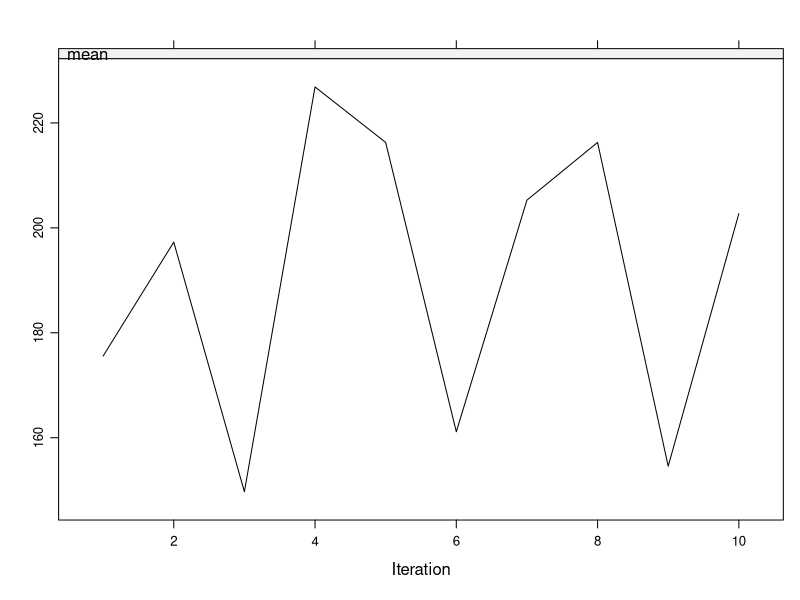
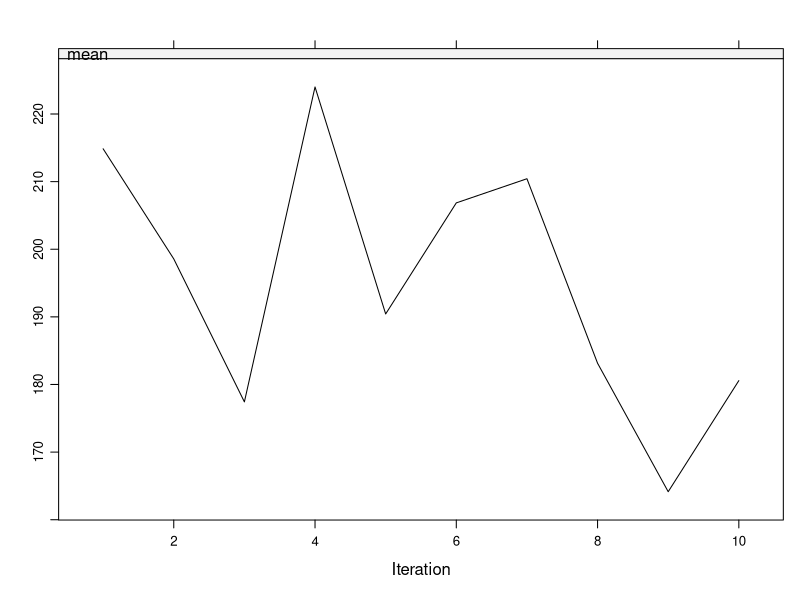
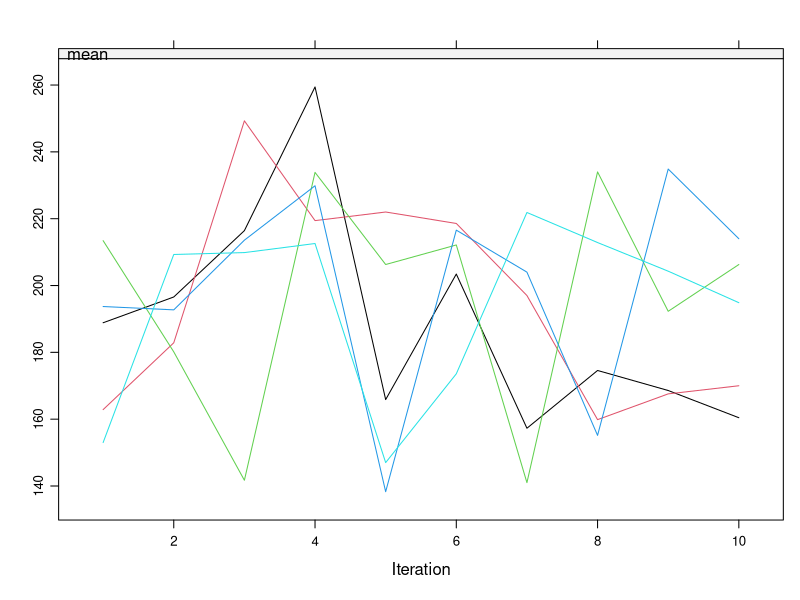
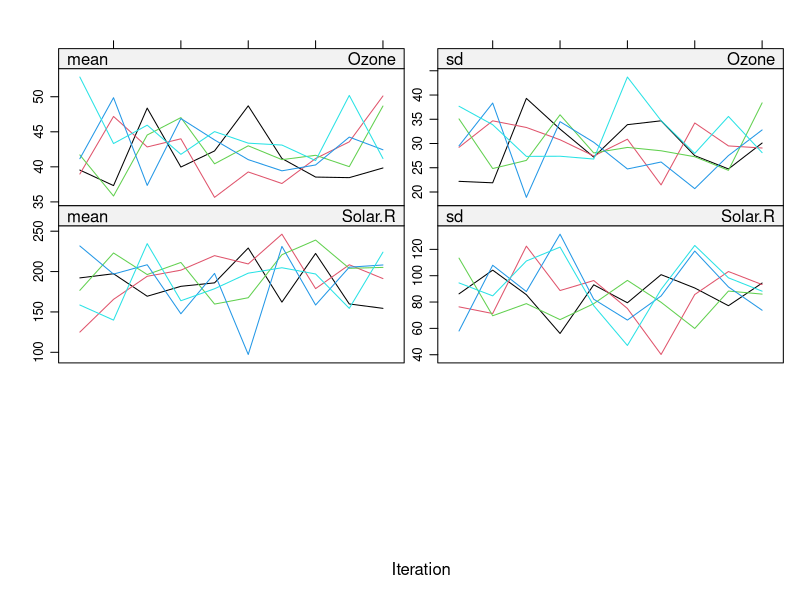
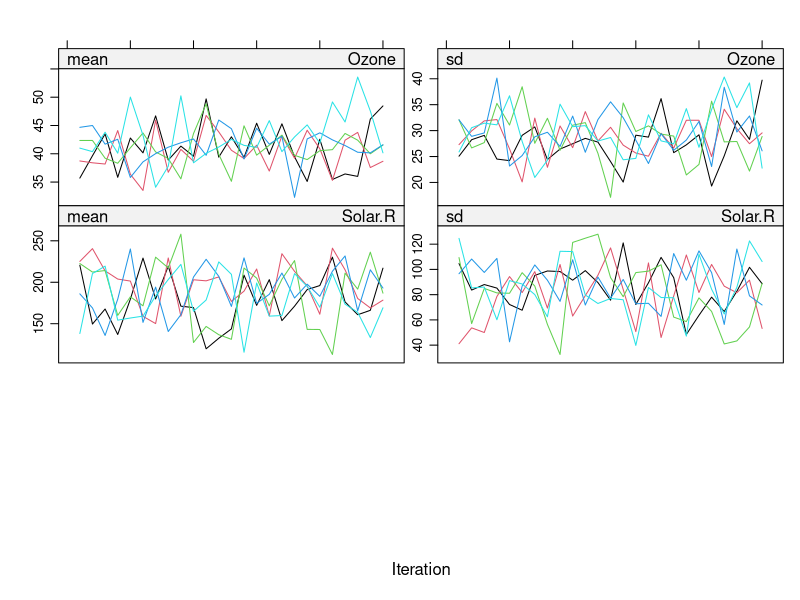
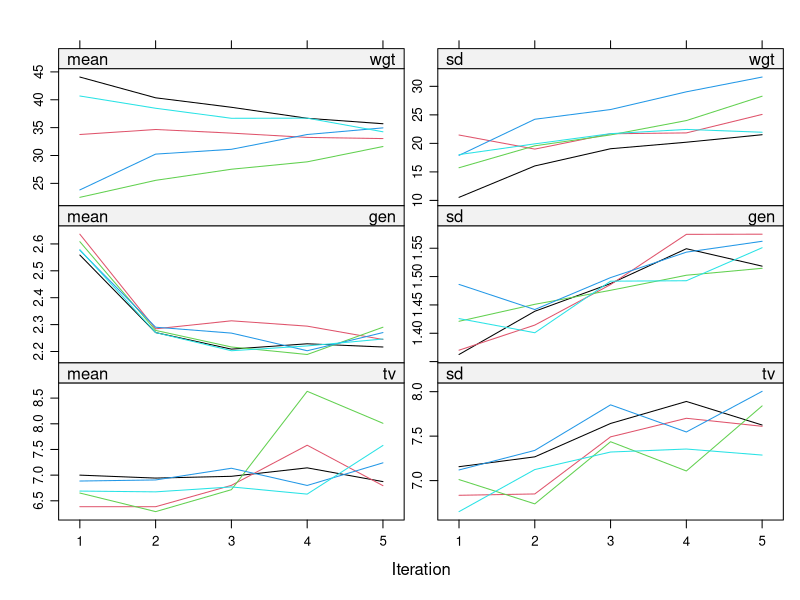
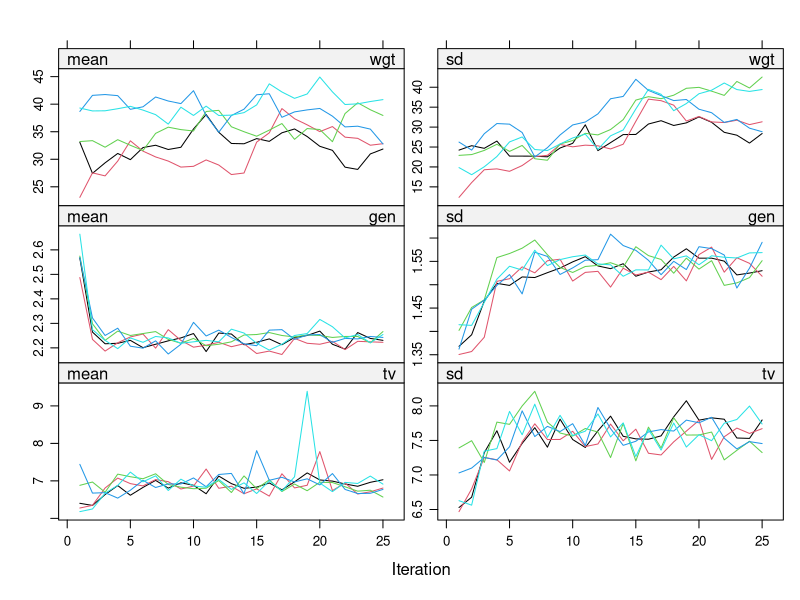
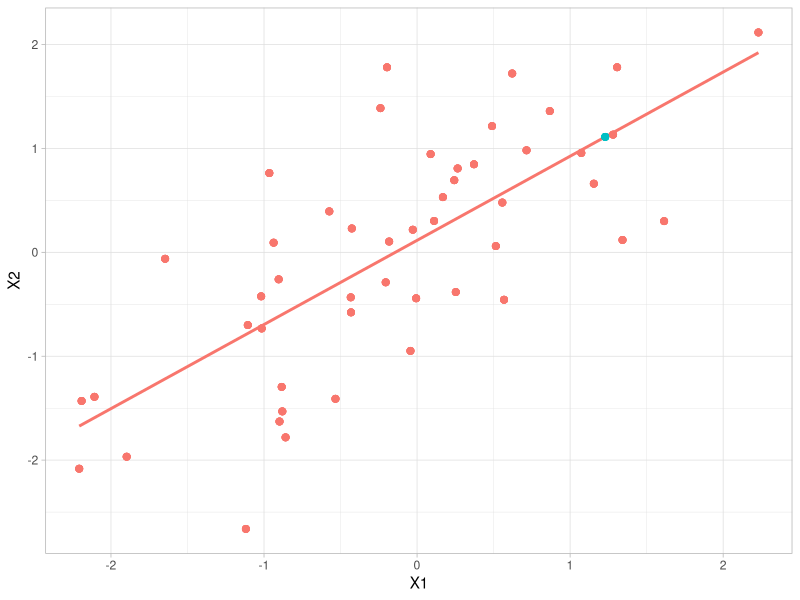

Reproduce these figures in R, in order.
## ---- chunk 1
knitr::opts_chunk$set(echo = TRUE, warning = FALSE, message = FALSE)

library(ggplot2)
library(mice)
library(knitr)
library(kableExtra)
library(dplyr)
theme_set(theme_light())
## ---- chunk 2
set.seed(7876)
imp1 <- mice(airquality, maxit = 10, print = F, m = 1)
plot(imp1, y = "Solar.R", layout = c(1,1))[1]

## ---- chunk 3
set.seed(462)
imp2 <- mice(airquality, maxit = 10, print = F, m = 1)
plot(imp2, y = "Solar.R", layout = c(1,1))[1]

## ---- chunk 4
set.seed(462)
imp2 <- mice(airquality, maxit = 10, print = F, m = 5)
plot(imp2, y = "Solar.R", layout = c(1,1))[1]

## ---- chunk 5
imp <- mice(airquality, maxit = 10, print = F)
plot(imp)

## ---- chunk 6
imp <- mice(airquality, maxit = 25, print = F)
plot(imp)

## ---- chunk 7
imp <- mice(boys, print = F)
plot(imp, c("wgt", "gen", "tv"))

## ---- chunk 8
imp <- mice(boys, maxit = 25, print = F)
plot(imp, c("wgt", "gen", "tv"))

## ---- chunk 9
imp_pmm <- mice(airquality, method = "pmm", print = F)
fit <- with(imp_pmm, lm(Ozone ~ Solar.R))

summary(fit)

## ---- chunk 10
imp_pmm <- mice(airquality, method = "pmm", print = F)
fit_mi <- with(imp_pmm, lm(Ozone ~ Solar.R))

pool(fit_mi)
## ---- chunk 11
psych::describe(airquality) %>%
  kable() %>%
  kable_styling()
## ---- chunk 12
set.seed(7899)
dat1 <- data.frame(MASS::mvrnorm(n = 50, mu = c(0,0), Sigma = matrix(c(1, 0.75,  0.75, 1),2,2)))
dat <- dat1
dat[10,"X2"] <- NA

imp_reg1 <- mice(dat, method = "norm.predict", printFlag = FALSE)
#xyplot(imp_reg1, X2 ~ X1)

impr_long <- complete(imp_reg1, action = "long", include = FALSE) %>% 
  mutate(R = ifelse(.id == 10, 0, 1))

ggplot(impr_long, aes(X1, X2, color = factor(R), group = factor(R)))+
  geom_smooth(method = "lm", se = FALSE)+
  geom_point(size = 2)+
  theme(legend.position = "none")

## ---- chunk 13
imp_reg <- mice(airquality %>% select(Ozone, Solar.R), method = "norm.predict", print = F)
xyplot(imp_reg, Ozone ~ Solar.R)
## ---- chunk 14
imp_reg <- mice(airquality,  method = "norm.predict", print = F)
xyplot(imp_reg, Ozone ~ Solar.R)
## ---- chunk 15

imp_sreg1 <- mice(dat, method = "norm.nob", print = F)
#xyplot(imp_sreg1, X2 ~ X1)

impsr_long <- complete(imp_sreg1, action = "long", include = FALSE) %>% 
  mutate(R = ifelse(.id == 10, 0, 1))

ggplot(impsr_long, aes(X1, X2, color = factor(R), group = factor(R)))+
  geom_smooth(method = "lm", se = FALSE)+
  geom_point(size = 2)+
  theme(legend.position = "none")

## ---- chunk 16
imp_reg <- mice(airquality %>% select(Ozone, Solar.R), method = "norm.nob", print = F)
xyplot(imp_reg, Ozone ~ Solar.R)
## ---- chunk 17
imp_reg <- mice(airquality, method = "norm.nob", print = F)
xyplot(imp_reg, Ozone ~ Solar.R)
## ---- chunk 18

imp_breg1 <- mice(dat, method = "norm", print = F)
#xyplot(imp_sreg1, X2 ~ X1)

impbr_long <- complete(imp_breg1, action = "long", include = FALSE) %>% 
  mutate(R = ifelse(.id == 10, 0, 1))

#lm(X2 ~ X1, dat)

ggplot(impbr_long, aes(X1, X2, color = factor(R), group = factor(R)))+
  geom_smooth(method = "lm", se = FALSE, color = "#00BFC4", size = 1)+
  geom_abline(intercept = 0.015, slope = 0.78, color = "#F8766D", size = 1)+
  geom_abline(intercept = 0.08, slope = 0.7, color = "#F8766D", size = 1)+
  geom_abline(intercept = 0.12, slope = 0.63, color = "#F8766D", size = 1)+
  geom_abline(intercept = -0.2, slope = 0.6, color = "#F8766D", size = 1)+
  geom_abline(intercept = -0.3, slope = 0.56, color = "#F8766D", size = 1)+
geom_point(size = 2)+
  theme(legend.position = "none")
#blue = #00BFC4
# red = F8766D
## ---- chunk 19
imp_breg <- mice(airquality %>% select(Ozone, Solar.R), method = "norm", print = F)
xyplot(imp_breg, Ozone ~ Solar.R)
## ---- chunk 20
imp_breg <- mice(airquality, method = "norm", print = F)
xyplot(imp_breg, Ozone ~ Solar.R)
## ---- chunk 21

imp_preg1 <- mice(dat, method = "pmm", printFlag = FALSE)
#xyplot(imp_sreg1, X2 ~ X1)

imppr_long <- complete(imp_preg1, action = "long", include = FALSE) %>% 
  mutate(R = ifelse(.id == 10, 0, 1))

#lm(X2 ~ X1, dat)

ggplot(imppr_long, aes(X1, X2))+
geom_smooth(method = "lm", se = FALSE, color = "#00BFC4",  size = 1)+
geom_point(size = 2, color = "#00BFC4")+
  theme(legend.position = "none") + 
  ggtitle("Observed data")
#blue = #00BFC4
# red = 
## ---- chunk 22

imp_preg1 <- mice(dat, method = "pmm", printFlag = FALSE)
#xyplot(imp_sreg1, X2 ~ X1)

imppr_long <- complete(imp_preg1, action = "long", include = FALSE) %>% 
  mutate(R = ifelse(.id == 10, 0, 1))

#lm(X2 ~ X1, dat)

ggplot(imppr_long, aes(X1, X2, color = factor(R), group = factor(R)))+
geom_smooth(method = "lm", se = FALSE)+
geom_point(size = 2)+
  theme(legend.position = "none")+ 
  ggtitle("Imputed missing values")
#blue = #00BFC4
# red = 
## ---- chunk 23
imp_pmm <- mice(airquality %>% select(Ozone, Solar.R), method = "pmm", print = F)
xyplot(imp_pmm, Ozone ~ Solar.R)
## ---- chunk 24
imp_pmm <- mice(airquality, method = "pmm", print = F)
xyplot(imp_pmm, Ozone ~ Solar.R)
## ---- chunk 25
dat1 <- dat %>%
  mutate(X2 = factor(ifelse(X2 > 0, 1, 0)))
imp_log1 <- mice(dat1, method = "logreg", print = F)
#xyplot(imp_sreg1, X2 ~ X1)

imp_logreglong <- complete(imp_log1, action = "long", include = FALSE) %>% 
  mutate(R = ifelse(.id == 10, 0, 1))

#lm(X2 ~ X1, dat)

ggplot(imp_logreglong, aes(x = X1, y = X2, color = factor(R), group = factor(R)))+
geom_point(size = 2, alpha = 0.8)+
  theme(legend.position = "none") 


## ---- chunk 26
dat2 <- dat %>%
  mutate(X2 = cut(X2, 
                   breaks=c(-Inf, -0.42, 0.52, Inf), 
                   labels=c("low","middle","high")))
imp_plog1 <- mice(dat2, method = "polyreg", print = F)
#xyplot(imp_sreg1, X2 ~ X1)

imp_logreglong <- complete(imp_plog1, action = "long", include = FALSE) %>% 
  mutate(R = ifelse(.id == 10, 0, 1))

#lm(X2 ~ X1, dat)

ggplot(imp_logreglong, aes(x = X1, y = X2, color = factor(R), group = factor(R)))+
geom_point(size = 2, alpha = 0.8)+
  theme(legend.position = "none") 


## ---- chunk 27
dat[c(15,14,20,26,46), "X2"] <- NA
imp_rf1 <- mice(dat, method = "cart", print = F)
#xyplot(imp_sreg1, X2 ~ X1)

imp_rf1long <- complete(imp_rf1, action = "long", include = FALSE) %>% 
  mutate(R = ifelse(.id == 10, 0, 1))

#lm(X2 ~ X1, dat)

ggplot(imp_rf1long, aes(X1, X2, color = factor(R), group = factor(R)))+
geom_point(size = 2)+
  theme(legend.position = "none")
#blue = #00BFC4
## ---- chunk 28
imp_rf <- mice(airquality %>% select(Ozone, Solar.R), method = "cart", print = F)
xyplot(imp_rf, Ozone ~ Solar.R)
## ---- chunk 29
imp_rf <- mice(airquality, method = "cart", print = F)
xyplot(imp_rf, Ozone ~ Solar.R)
